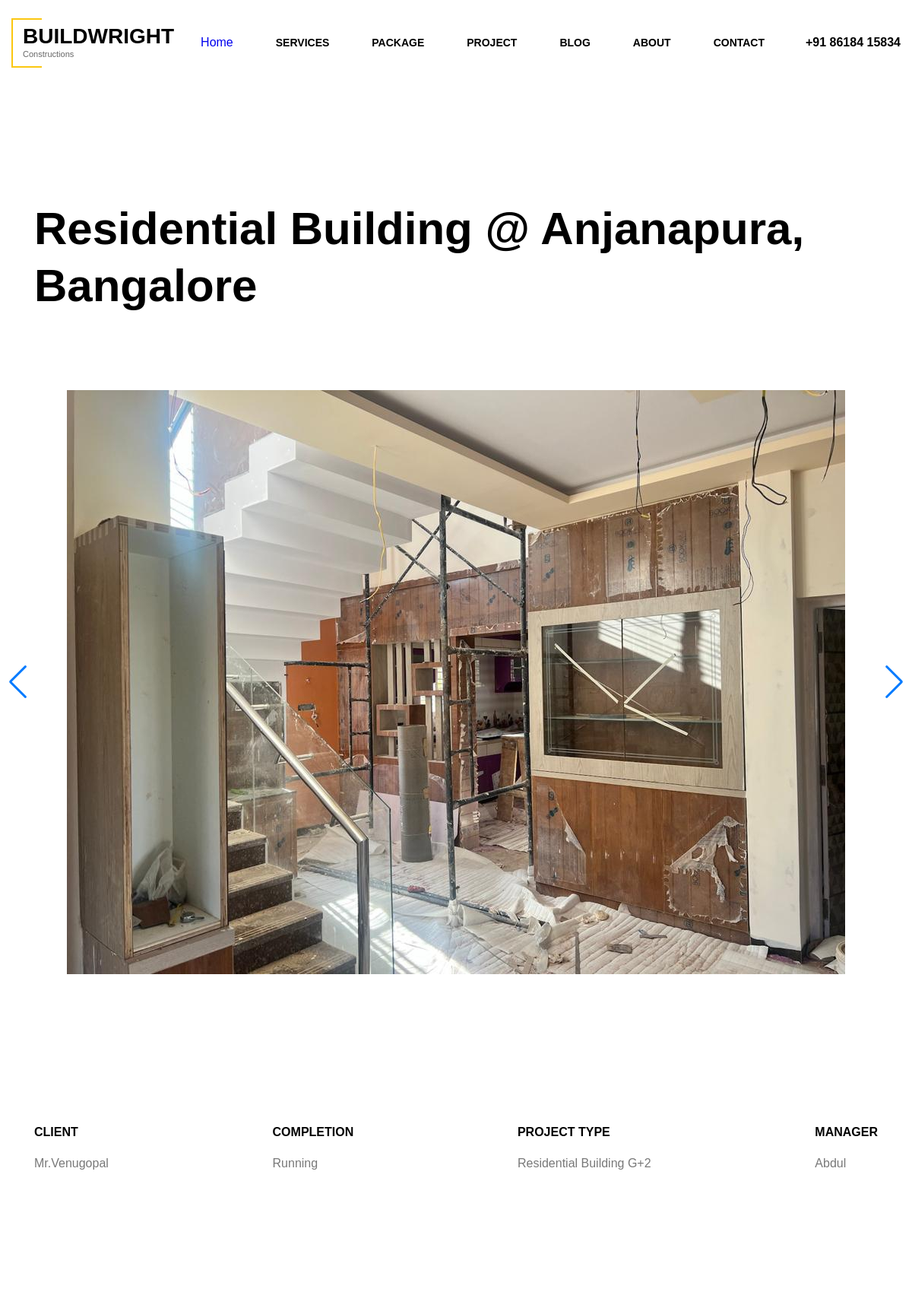
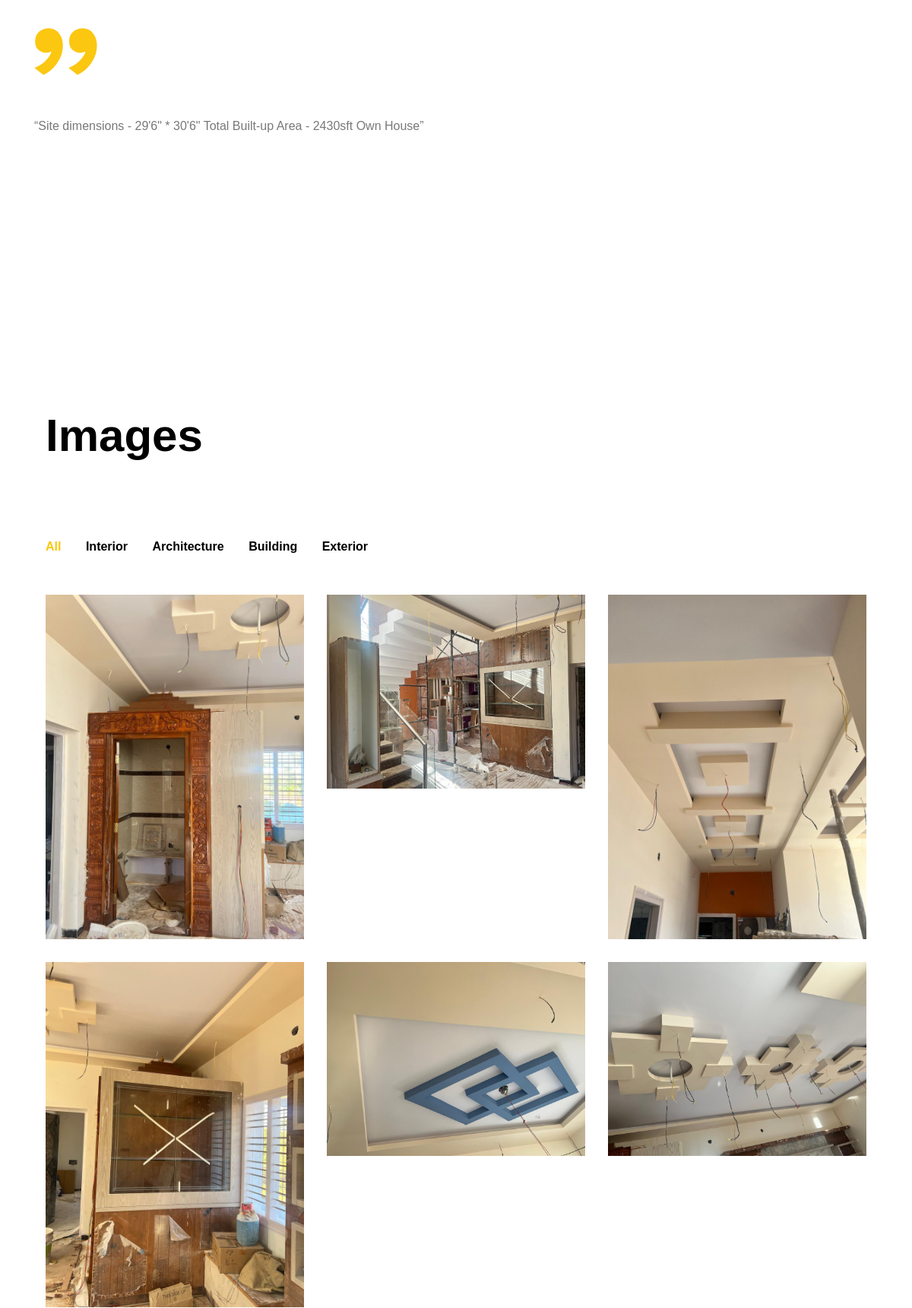
Screenshot of /project/residential-building-anjanapura-bangalore (upper part) with the database file from the repository (2 pictures, top to bottom).
### app/models.py (models this page shows, shortened)
class ProjectPage(models.Model):
    title = models.CharField(max_length=200)
    description = models.TextField()
    client_name = models.CharField(max_length=100)
    completion = models.CharField(max_length=100)
    project_type = models.CharField(max_length=100)
    manager = models.CharField(max_length=100)
    slug = models.SlugField(unique=True, max_length=200)

class InteriorImage(models.Model):
    project = models.ForeignKey(ProjectPage, related_name='interior_images', on_delete=models.CASCADE)
    image = models.ImageField(upload_to='projects/interior')

### app/views.py (the view)
# urls.py: path('project/<str:slug>', views.project_detail, name='project_detail'),
def project_detail(request, slug):
    project = get_object_or_404(ProjectPage, slug=slug)
    interior_images = project.interior_images.all()
    architecture_images = project.architecture_images.all()
    building_images = project.building_images.all()
    exterior_images = project.exterior_images.all()
    all_images = list(interior_images) + list(architecture_images) + list(building_images) + list(exterior_images)
    return render(request, 'project_detail.html', {
        'project': project,
        'all_images': all_images,
        'interior_images': interior_images,
        'architecture_images': architecture_images,
        'building_images': building_images,
        'exterior_images': exterior_images
    })

### templates/project_detail.html (shortened to what this page needs)
{% extends "base.html" %}
{% load static %}
{% block main %}
<main>
    <article class="article">
      <header class="article__header">
        <div class="container">
          <h1 class="article__heading heading heading--size-large">{{ project.title }}</h1>
        </div>
      </header>
      <div class="article__projects-slider projects-slider swiper-container __js_projects-slider">
        <div class="swiper-container">
            <div class="swiper-wrapper">
              {% for image in all_images %}
                <div class="swiper-slide">
                  <img src="{{ image.image.url }}" alt="{{ project.title }} Image" width="auto" height="auto">
                </div>
              {% endfor %}
            </div>
            <div class="swiper-button-next"></div>
            <div class="swiper-button-prev"></div>
          </div>
      </div>
      <div class="article__main container">
        <ul class="article__project-meta project-meta" data-aos="fade">
          <li class="project-meta__item">
            <div class="project-meta__item-title">Client</div>
            <div class="project-meta__item-text">{{ project.client_name }}</div>
          </li>
          <li class="project-meta__item">
            <div class="project-meta__item-title">Completion</div>
            <div class="project-meta__item-text">{{ project.completion }}</div>
          </li>
          <li class="project-meta__item">
            <div class="project-meta__item-title">Project type</div>
            <div class="project-meta__item-text">{{ project.project_type }}</div>
          </li>
          <li class="project-meta__item">
            <div class="project-meta__item-title">Manager</div>
            <div class="project-meta__item-text">{{ project.manager }}</div>
          </li>
        </ul>
        <div class="article__project-designer project-designer row">
          <div class="project-designer__content col-12 col-md-6 col-lg-8">
            <div class="project-designer__text">
              <p data-aos="fade">“{{ project.description }}”</p>
            </div>
          </div>
        </div>
        <main>
          <article class="article">
              <header class="article__header">
                  <div class="container">
                      <h1 class="article__heading heading heading--size-large">Images</h1>
                      <div class="article__filter filter">
                          <button class="filter__item filter__item--active __js_filter-btn" type="button" data-filter="*">All</button>
                          <button class="filter__item __js_filter-btn" type="button" data-filter=".interior">Interior</button>
                          <button class="filter__item __js_filter-btn" type="button" data-filter=".architecture">Architecture</button>
                          <button class="filter__item __js_filter-btn" type="button" data-filter=".building">Building</button>
                          <button class="filter__item __js_filter-btn" type="button" data-filter=".exterior">Exterior</button>
                      </div>
                  </div>
              </header>
              <div class="article__main container">
                  <ul class="projects-masonry row __js_projects-grid">
                      {% for image in interior_images %}
                      <li class="projects-masonry__item col-12 col-md-6 col-xl-4 __js_masonry-item interior">
                          <div class="card card--small card--masonry">
                              <div class="card__image">
                                  <img src="{{ image.image.url }}" alt="{{ project.title }}">
                              </div>
                          </div>
                      </li>
                      {% endfor %}
                  </ul>
              </div>
          </article>
      </main>
      </div>
    </article>
  </main>
{% endblock main %}

### templates/project_detail.html (style rules this page uses)
.swiper-container { width: 100%; height: 768px; margin-left: auto; margin-right: auto; }
.swiper-slide { text-align: center; }
.swiper-slide img { display: block; margin-left: auto; margin-right: auto; max-width: 100%; height: auto; }

### rows the page displays
ProjectPage: title "Residential Building @ Anjanapura, Bangalore", client_name "Mr.Venugopal", completion "Running", project_type "Residential Building G+2", manager "Abdul", description "Site dimensions - 29'6\" * 30'6\" Total Built-up Area - 2430sft Own House"
InteriorImage: image (picture)
InteriorImage: image (picture)
InteriorImage: image (picture)
InteriorImage: image (picture)
InteriorImage: image (picture)
InteriorImage: image (picture)
